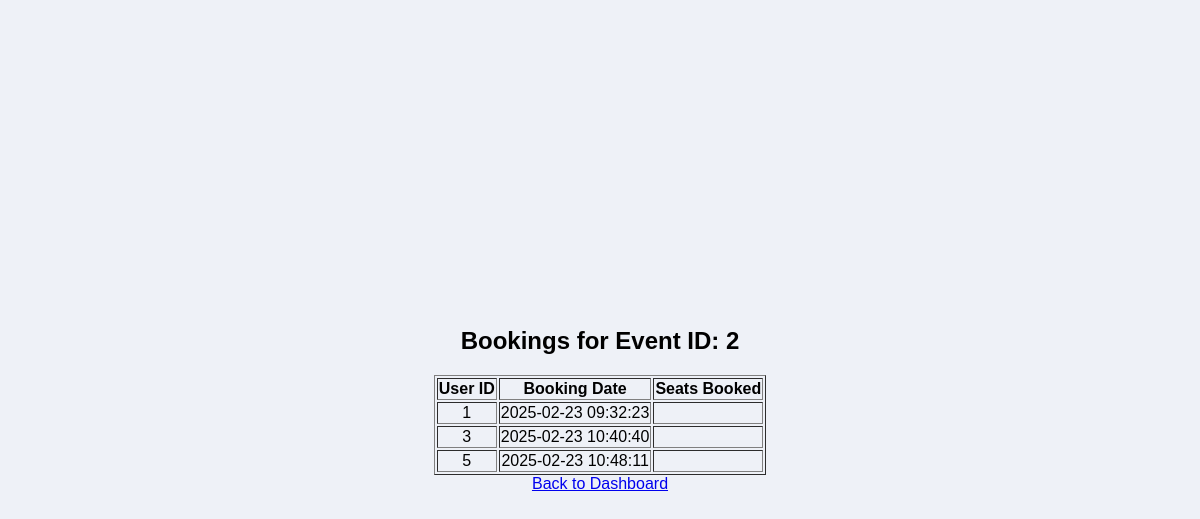
The page /event-booking-system/admin/view_bookings.php?id=2 (signed in) on the database its author committed.
### tables this page shows
CREATE TABLE `bookings` (
  `id` int(11) NOT NULL,
  `user_id` int(11) NOT NULL,
  `event_id` int(11) NOT NULL,
  `booking_date` timestamp NOT NULL DEFAULT current_timestamp()
);

### event-booking-system/admin/view_bookings.php (the view, shortened to what this page needs)
<?php
include("../includes/config.php");
$event_id = $_GET['id'];
$sql = "SELECT * FROM bookings WHERE event_id=?";
$stmt = $conn->prepare($sql);
$stmt->bind_param("i", $event_id);
$stmt->execute();
$result = $stmt->get_result();
?>
<!DOCTYPE html>
<html lang="en">
<head>
    <link rel="stylesheet" href="../css/style.css">
</head>
<body>
<h2>Bookings for Event ID: <?php echo $event_id; ?></h2>
<table border="1">
    <tr>
        <th>User ID</th>
        <th>Booking Date</th>
        <th>Seats Booked</th>
    </tr>
    <?php while ($booking = $result->fetch_assoc()) { ?>
    <tr>
        <td><?php echo htmlspecialchars($booking['user_id']); ?></td>
        <td><?php echo htmlspecialchars($booking['booking_date']); ?></td>
        <td><?php echo htmlspecialchars($booking['seats_booked']); ?></td>
    </tr>
    <?php } ?>
</table>
<a href="dashboard.php">Back to Dashboard</a>
</body>
</html>

### event-booking-system/css/style.css (style rules this page uses)
body { font-family: Arial, sans-serif; margin: 0; padding: 0; background-color: #eef1f7; text-align: center; display: flex; flex-direction: column; justify-content: center; align-items: center; min-height: 100vh; }

### rows shown on the page
bookings: user "1", booking_date "2025-02-23 09:32:23"
bookings: user "3", booking_date "2025-02-23 10:40:40"
bookings: user "5", booking_date "2025-02-23 10:48:11"

### other values the page prints
$event_id "2"
